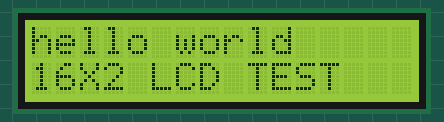
Bench run of a program on a simulated ESP8266 board running MicroPython. Shown: 16×2 character LCD. Library files of the repository ran but are not shown: lcd1602.py. At 0.3 s the program stops and its outputs stay as they are.

Above: at 0.3 s.

The program:

test.py
```python
from lcd1602 import LCD

display = LCD(5, 4, 0, 2, 14, 12)
display.lcd_init()

if __name__ == '__main__':
    display.lcd_string("hello world", display.LCD_LINE_1)
    display.lcd_string("16X2 LCD TEST", display.LCD_LINE_2)
```
